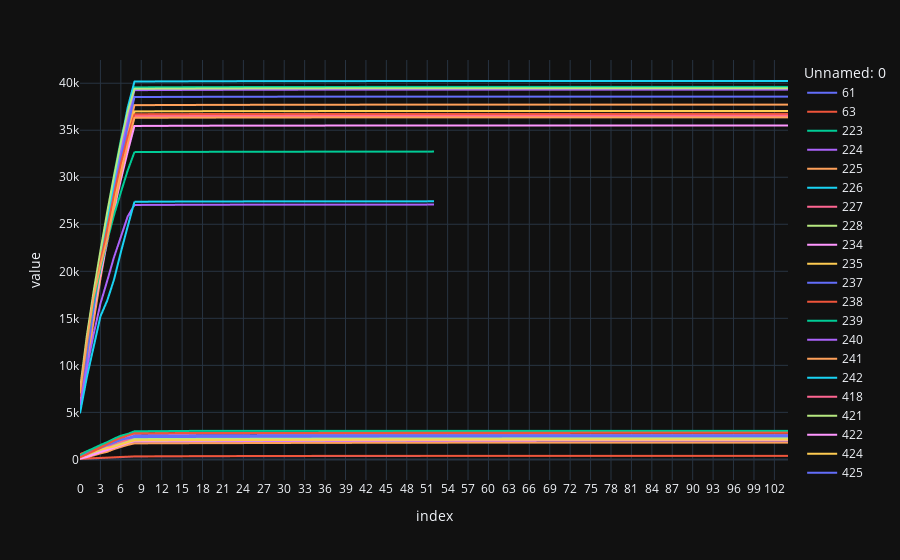

The code cell stored with this chart in its notebook:
### Markdown cell above
# waiting time per month in selected region

### Code cell
mean_ar=result_df.groupby(result_df.columns, axis=1).mean()
accumilative = mean_ar.cumsum()
plotly.plot(accumilative,"line")
